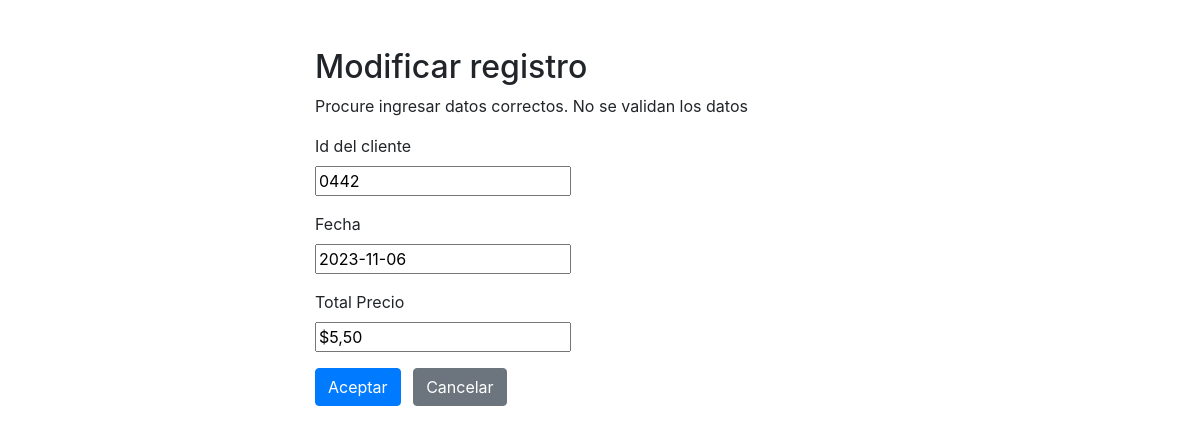
Page /update_pedidos.php?id=1 on the committed database.
### tables this page shows
CREATE TABLE `pedidos` (
  `id` int(11) NOT NULL,
  `id_cliente` varchar(20) NOT NULL,
  `fecha` varchar(20) NOT NULL,
  `total_precio` varchar(20) NOT NULL
);

### update_pedidos.php (the view, shortened to what this page needs)
<?php
require_once "conexion_bd.php";
$id_cliente = "";
$fecha = "";
$total_precio = "";
if(isset($_POST["id"]) && !empty($_POST["id"])){
    $id = $_POST["id"];
    $input_id_cliente = trim($_POST["id_cliente"]);
    $id_cliente = $input_id_cliente;
    $input_fecha = trim($_POST["fecha"]);
    $fecha = $input_fecha;
    $input_total_precio = trim($_POST["total_precio"]);
    $total_precio = $input_total_precio;
    $sql = "UPDATE pedidos SET id_cliente=?,
                                fecha=?, total_precio=?
            WHERE id=?";
    if($stmt = mysqli_prepare($conexion, $sql)){
        mysqli_stmt_bind_param($stmt, "sssi", $param_id_cliente, $param_fecha,
        $param_total_precio, $param_id);
        $param_id_cliente = $id_cliente;
        $param_fecha = $fecha;
        $param_total_precio = $total_precio;
        $param_id = $id;
        if(mysqli_stmt_execute($stmt)){
            header("location: pedidos.php");
            exit();
        } else{
            echo "ERROR..";
        }
    }
    mysqli_stmt_close($stmt);
    mysqli_close($conexion);
} else{
    if(isset($_GET["id"]) && !empty(trim($_GET["id"]))){
        $sql = "SELECT * FROM pedidos WHERE id = ?";
        if($stmt = mysqli_prepare($conexion, $sql)){
            mysqli_stmt_bind_param($stmt, "i", $param_id);
            if(mysqli_stmt_execute($stmt)){
                $result = mysqli_stmt_get_result($stmt);
                if(mysqli_num_rows($result) == 1){
                    $row = mysqli_fetch_array($result, MYSQLI_ASSOC);
                    $id_cliente = $row["id_cliente"];
                    $fecha = $row["fecha"];
                    $total_precio = $row["total_precio"];
                } else{
                    echo "ERROR..";
                }
            } else{
                echo "ERROR..";
            }
        }
    }  else{
        echo "ERROR..";
        exit();
    }
}
?>
<!DOCTYPE html>
<html lang="en">
<head>
    <link rel="stylesheet" href="https://stackpath.bootstrapcdn.com/bootstrap/4.5.2/css/bootstrap.min.css">
</head>
<body>
    <div class="wrapper">
        <div class="container-fluid">
            <div class="row">
                <div class="col-md-12">
                    <h2 class="mt-5">Modificar registro</h2>
                    <p>Procure ingresar datos correctos. No se validan los datos</p>
                    <form action="<?php echo htmlspecialchars(basename($_SERVER['REQUEST_URI'])); ?>" method="post">
                    <div class="form-group">
                            <label>Id del cliente</label>
                            <br>
                            <input type="text" name="id_cliente" value="<?php echo $id_cliente; ?>">
                        </div>
                        <div class="form-group">
                            <label>Fecha</label>
                            <br>
                            <input type="text" name="fecha" value="<?php echo $fecha; ?>">
                        </div>
                        <div class="form-group">
                            <label>Total Precio</label>
                            <br>
                            <input type="text" name="total_precio" value="<?php echo $total_precio; ?>">
                        </div>
                        <input type="submit" class="btn btn-primary" value="Aceptar">
                        <a href="pedidos.php" class="btn btn-secondary ml-2">Cancelar</a>
                    </form>
                </div>
            </div>
        </div>
    </div>
</body>
</html>

### update_pedidos.php (style rules this page uses)
.wrapper { width: 600px; margin: 0 auto; }

### rows in the picture
pedidos: id_cliente "0442", fecha "2023-11-06", total_precio "$5,50"
